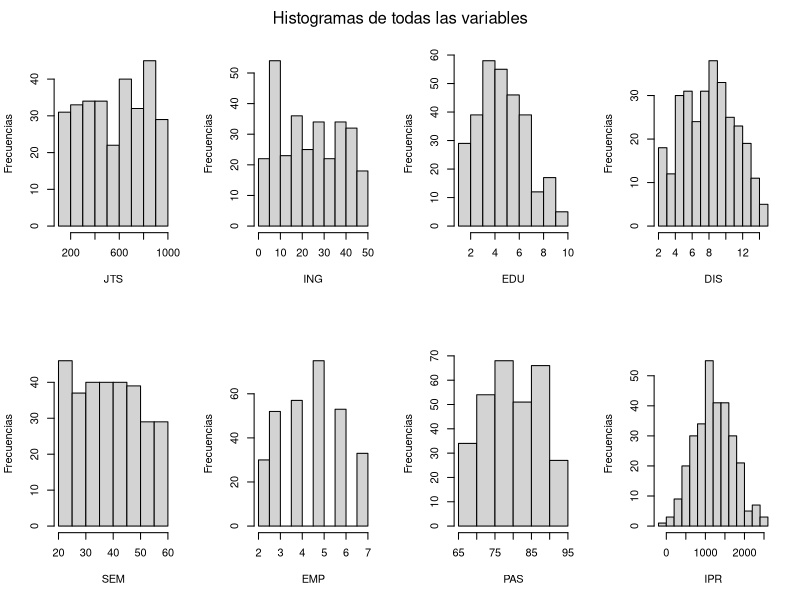
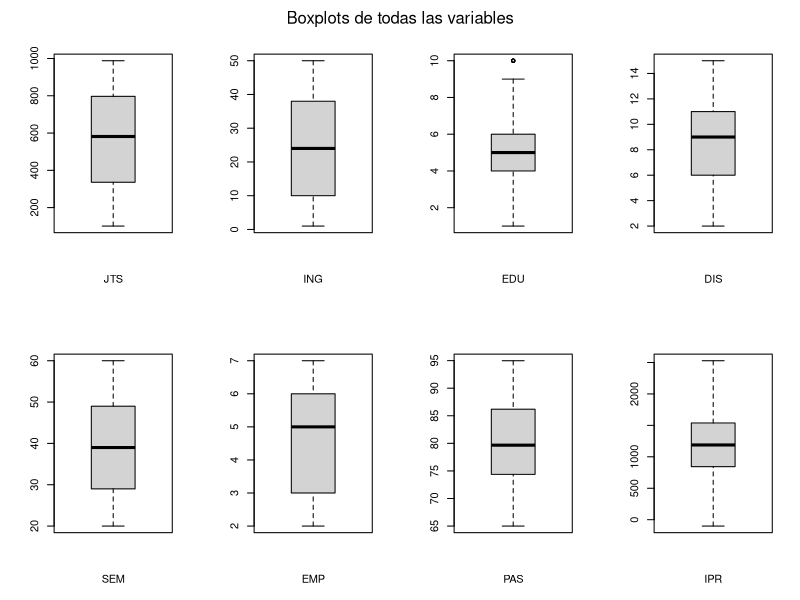

Here is the R script that generated these plots, in order: (Note: this script raises an error after producing the figures.)
datos <- read.table( 'Capacitacion.txt', header = T )
attach(datos)
#PARTE 1
#Analisis descriptivo
summary(datos)
#Desviaciones estandard
sd(datos$JTS)
sd(datos$ING)
sd(datos$EDU)
sd(datos$DIS)
sd(datos$SEM)
sd(datos$EMP)
sd(datos$PAS)
sd(datos$IPR)
# Histogramas
par(mfrow = c(2,4))
hist(datos$JTS, ylab='Frecuencias', xlab = 'JTS', main = '')
hist(datos$ING, ylab='Frecuencias', xlab = 'ING', main = '')
hist(datos$EDU, ylab='Frecuencias', xlab = 'EDU', main = '')
hist(datos$DIS, ylab='Frecuencias', xlab = 'DIS', main = '')
hist(datos$SEM, ylab='Frecuencias', xlab = 'SEM', main = '')
hist(datos$EMP, ylab='Frecuencias', xlab = 'EMP', main = '')
hist(datos$PAS, ylab='Frecuencias', xlab = 'PAS', main = '')
hist(datos$IPR, ylab='Frecuencias', xlab = 'IPR', main = '')
mtext("Histogramas de todas las variables", side = 3, line = -2, outer = TRUE)
# Boxplots
par(mfrow = c(2,4))
boxplot(datos$JTS, xlab = 'JTS')
boxplot(datos$ING, xlab = 'ING')
boxplot(datos$EDU, xlab = 'EDU')
boxplot(datos$DIS, xlab = 'DIS')
boxplot(datos$SEM, xlab = 'SEM')
boxplot(datos$EMP, xlab = 'EMP')
boxplot(datos$PAS, xlab = 'PAS')
boxplot(datos$IPR, xlab = 'IPR')
mtext("Boxplots de todas las variables", side = 3, line = -2, outer = TRUE)
boxplot(datos)
par(mfrow = c(1,1))
# Grafico de barras para la zona
barplot(table(datos$zona), ylim = c(0, 100), xlab = 'Zonas', main = 'Frecuencias de la variable zona')
#PARTE 2 graph de dispersion y matriz de correlacion
pairs(datos)
cor(datos[,1:8]) #sin la columna zona ya que es cualitativa
# a primera vista se observa que las variables que mejor se ajustan con JTS
# son ING, EDU, DIS y PAS
#PARTE 3 Prueba de bondad de ajuste
foo = datos$JTS
hist(foo, ylim=c(0,50), main = 'Puntaje en la prueba de capacitación.', ylab = 'Frecuencias')
hist(foo, plot = F)
fi = c(31,33,34,34,22,40,32,45,29)
qqnorm(fi)
qqline(fi)
# los datos estan muy alejados de la linea, no sigue una dist normal
# se realiza la prueba chi cuadrado
(k = length(fi))
n = sum(fi)
mi = c(150,250,350,450,550,650,750,850,950)
(xbarra = sum(fi * mi) / n)
x_barra = rep(xbarra, k)
S_cuadrado = sum(fi * (mi - x_barra) ^ 2) / (n - 1)
(S = sqrt(S_cuadrado))
(pi = pnorm(2 : 10 * 100, xbarra, S) - pnorm(1 : 9 * 100, xbarra, S))
chi2_obs = sum((fi - n * pi) ^ 2 / ( n * pi))
chi2_obs
r = 2
chi2_alpha = qchisq(1 - 0.05, k- 1 - r)
chi2_alpha
(p_valor = 1 - pchisq(chi2_obs, k - 1 - r))
#como pvalor=1.030287e-13 < 0.05, se rechaza que tenga dist normal
#PARTE 4
#como zona es una variable o factor cualitativo, no se incluye en el estudio
modelo0=lm(JTS ~ ING + EDU + DIS + SEM + EMP + PAS + IPR)
summary(modelo0)
#R2 91.17%
# se procede a quitar la variable SEM ya que no es significativa
modelo1=lm(JTS ~ ING + EDU + DIS + EMP + PAS + IPR)
summary(modelo1)
#R2 91.18%
# se procede a quitar la variable IPR
modelo2=lm(JTS ~ ING + EDU + DIS + PAS + EMP)
summary(modelo2)
#R2 91.17%
# se procede a quitar la variable EMP
modelo3=lm(JTS ~ ING + EDU + DIS + PAS)
summary(modelo3)
par(mfrow=c(2, 2))
plot(modelo3)
par(mfrow=c(1, 1))
#R2 91.11%, todas las variables son significativas.
#chequeo de normalidad de errores
qqnorm(rstandard(modelo3))
qqline(rstandard(modelo3))
boxplot(datos$ING + datos$EDU + datos$DIS + datos$PAS, ylab = 'Valores del modelo', main = 'Boxplot del modelo escogido')
#homocedasticidad
plot(fitted.values(modelo3), rstandard(modelo3), main = 'Homocedasticidad', ylab = 'Errores estándar', xlab = 'x')
# independecia de errores
par(mfrow = c(2,2))
#mtext("My 'Title' in a strange place", side = 3, line = -2, outer = TRUE)
plot(datos$ING, rstandard(modelo3), sub = 'Independencia de errores ING', xlab = 'ING', ylab = 'Errores estándar')
plot(datos$EDU, rstandard(modelo3), sub = 'Independencia de errores EDU', xlab = 'EDU', ylab = 'Errores estándar')
plot(datos$DIS, rstandard(modelo3), sub = 'Independencia de errores DIS', xlab = 'DIS', ylab = 'Errores estándar')
plot(datos$PAS, rstandard(modelo3), sub = 'Independencia de errores PAS', xlab = 'PAS', ylab = 'Errores estándar')
mtext("Independencia de Errores", side = 3, line = -2, outer = TRUE)
par(mfrow = c(1,1))
# se observa los valores no siguen patron alguno ni en homocedasticidad ni en independencia, son discretos
# PARTE 5
pred <- read.table( "Capacitacion_prediccion.txt", header = T)
attach(pred)
new <- data.frame(pred$JTS,  pred$ING, pred$EDU, pred$DIS, pred$PAS)
JTS1 <- predict(modelo3,new, interval = "confidence")
JTS2 <- predict(modelo3,new, interval = "prediction")
matplot(new$pred.JTS,cbind(JTS1, JTS2[,-1]), lty=c(1,2,2,3,3), type="l", ylab="predicted JTS", main = 'Bandas de confianza de nuestro modelo')
Y_ING = pred$ING
Y_EDU = pred$EDU
Y_DIS = pred$DIS
Y_PAS = pred$PAS
#Valores de la prediccion del modelo
y = -287.738 + 10.800*Y_ING + 8.397*Y_EDU - 11.090*Y_DIS + 7.945*Y_PAS 
#Valores observados
Y_Y = pred$JTS
boxplot(Y_Y-y, main = 'Boxplot de las diferencias real - predicción')
hist(Y_Y-y, main = 'Diferencias entre real - predicción', ylab = 'Diferencias', xlab = 'Frecuencias')
#PARTE 6
summary(datos$IPR)
empleoA = "EmpleoA"
empleoB = "EmpleoB"
empleoC = "EmpleoC"
empleoD = "EmpleoD"
datos["parte6"] = cut(datos$IPR, breaks = c(97,840,1200,1550,2530), labels = c(empleoD, empleoC, empleoB, empleoA))
summary(datos$parte6)
barplot(table(datos$parte6), ylim = c(0, 100), main = 'Tipo de Empleo segun salario')
#PARTE 7
medAA = median(datos$JTS[(datos$zona == "A") & datos$parte6 == empleoA])
medAB = median(datos$JTS[(datos$zona == "A") & datos$parte6 == empleoB])
medAC = median(datos$JTS[(datos$zona == "A") & datos$parte6 == empleoC])
medAD = median(datos$JTS[(datos$zona == "A") & datos$parte6 == empleoD])
medBA = median(datos$JTS[(datos$zona == "B") & datos$parte6 == empleoA])
medBB = median(datos$JTS[(datos$zona == "B") & datos$parte6 == empleoB])
medBC = median(datos$JTS[(datos$zona == "B") & datos$parte6 == empleoC])
medBD = median(datos$JTS[(datos$zona == "B") & datos$parte6 == empleoD])
medCA = median(datos$JTS[(datos$zona == "C") & datos$parte6 == empleoA])
medCB = median(datos$JTS[(datos$zona == "C") & datos$parte6 == empleoB])
medCC = median(datos$JTS[(datos$zona == "C") & datos$parte6 == empleoC])
medCD = median(datos$JTS[(datos$zona == "C") & datos$parte6 == empleoD])
medDA = median(datos$JTS[(datos$zona == "D") & datos$parte6 == empleoA])
medDB = median(datos$JTS[(datos$zona == "D") & datos$parte6 == empleoB])
medDC = median(datos$JTS[(datos$zona == "D") & datos$parte6 == empleoC])
medDD = median(datos$JTS[(datos$zona == "D") & datos$parte6 == empleoD])
# PARTE 8
# Realice un análisis de varianza para estudiar si existen diferencias entre los puntajes medio de los
# aspirantes según la clasificación del ingreso y zona.
#empleos
medias = c(medAA, medAB, medAC, medAD,
 medBA, medBB, medBC, medBD,
 medCA, medCB, medCC, medCD,
 medDA, medDB, medDC, medDD)
empleos <- gl(4, 4)
zona <- factor(rep(1:4, 4))
anova_formula = medias ~ zona + empleos
xtabs(anova_formula)
mod.lm = lm(anova_formula)
anova(mod.lm)
# Asumiendo un nivel de significancia del 5%, no se puede rechazar las hipotesis de que son iguales
# las medias de las poblaciones, tanto por zona como por clasificacion del ingreso.
# PARTE 9
# En el caso de conseguir diferencias significativas, realice pruebas de medias para determinar cuales
# son las medias que difieren.
# No se consiguieron diferencias significativas, por lo cual no hace falta realizar
# pruebas de medias.